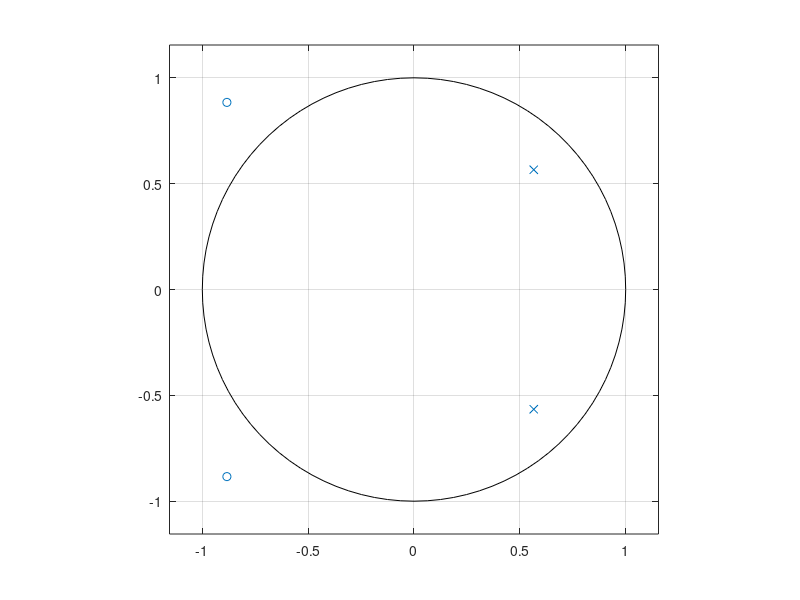

Write MATLAB code to recreate this figure. (Note: this script raises an error after producing the figure.)
%% Zero-pole diagram of deterministic autocorrelation function
clear, clc, close all

addpath('D:\Jose\Dropbox\research\codes\f')

b = conv([1 -1.25*exp(1j*3*pi/4)], [1 -1.25*exp(-1j*3*pi/4)]);
a = conv([1 -0.8*exp(1j*pi/4)], [1 -0.8*exp(-1j*pi/4)]);
b = sum(a)/sum(b)*b;

figure, zplane(b, a)
m = matlab2tikz(gca, 1);
m.write('zplane.tex')

[H, w] = freqz(b, a);
figure
plot(w/pi, 20*log10(abs(H)))
m = matlab2tikz(gca);
m.write('mag.tex')

z = roots(b)
p = roots(a)

1./conj(z)
1./conj(p)

b2 = conv(conv([1 -1.25*exp(1j*3*pi/4)], [1 -1.25*exp(-1j*3*pi/4)]), ...
    conv([1 -1/1.25*exp(-1j*3*pi/4)], [1 -1/1.25*exp(1j*3*pi/4)]));

a2 = conv(conv([1 -0.8*exp(1j*pi/4)], [1 -0.8*exp(-1j*pi/4)]),...
    conv([1 -1/0.8*exp(-1j*pi/4)], [1 -1/0.8*exp(1j*pi/4)]));
b2 = sum(a2)/sum(b2)*b2;

figure, zplane(b2, a2)

H2 = freqz(b2, a2, w)

figure(2), hold on
plot(w/pi, 10*log10(abs(H2)), '--r')